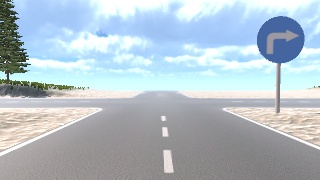
#> input picture TurnRight/img_84.jpg, 320 x 180 px, found by its file name
$ python Iota-9.py
#> lines starting #> are read from the running program, lines starting #| are printed output that depends on the picture; after the words box and inside, x2 and y2 are one past the last pixel; in counts of white or black regions, pixels touching at a corner belong together; long printed decimals are rounded
import cv2
import numpy as np
import math

def get_filter_arrow_image(threslold_image):
    blank_image = np.zeros_like(threslold_image)

    # dilate image to remove self-intersections error
    kernel_dilate = cv2.getStructuringElement(cv2.MORPH_RECT, (2, 2))
    threslold_image = cv2.dilate(threslold_image, kernel_dilate, iterations=1)

    contours, hierarchy = cv2.findContours(threslold_image, cv2.RETR_TREE, cv2.CHAIN_APPROX_SIMPLE)

    if hierarchy is not None:

        threshold_distnace = 1000

        for cnt in contours:
            hull = cv2.convexHull(cnt, returnPoints=False)
            defects = cv2.convexityDefects(cnt, hull)

            if defects is not None:
                for i in range(defects.shape[0]):
                    start_index, end_index, farthest_index, distance = defects[i, 0]

                    # you can add more filteration based on this start, end and far point
                    # start = tuple(cnt[start_index][0])
                    # end = tuple(cnt[end_index][0])
                    # far = tuple(cnt[farthest_index][0])

                    if distance > threshold_distnace:
                        cv2.drawContours(blank_image, [cnt], -1, 255, -1)

        return blank_image
    else:
        return None


def get_length(p1, p2):
    line_length = ((p1[0] - p2[0]) ** 2 + (p1[1] - p2[1]) ** 2) ** 0.5
    return line_length


def get_max_distace_point(cnt):
    max_distance = 0
    max_points = None
    for [[x1, y1]] in cnt:
        for [[x2, y2]] in cnt:
            distance = get_length((x1, y1), (x2, y2))

            if distance > max_distance:
                max_distance = distance
                max_points = [(x1, y1), (x2, y2)]

    return max_points


def angle_beween_points(a, b):
    arrow_slope = (a[0] - b[0]) / (a[1] - b[1])
    arrow_angle = math.degrees(math.atan(arrow_slope))
    return arrow_angle


def get_arrow_info(arrow_image):
    arrow_info_image = cv2.cvtColor(arrow_image.copy(), cv2.COLOR_GRAY2BGR)
    contours, hierarchy = cv2.findContours(arrow_image, cv2.RETR_EXTERNAL, cv2.CHAIN_APPROX_SIMPLE)
    arrow_info = []
    if hierarchy is not None:

        for cnt in contours:
            # draw single arrow on blank image
            blank_image = np.zeros_like(arrow_image)
            cv2.drawContours(blank_image, [cnt], -1, 255, -1)

            point1, point2 = get_max_distace_point(cnt)

            angle = angle_beween_points(point1, point2)
            lenght = get_length(point1, point2)
            print("Arrow Sign Angle:",angle)
            print("Arrow Sign Length:",lenght)

            cv2.line(arrow_info_image, point1, point2, (0, 255, 255), 1)

            cv2.circle(arrow_info_image, point1, 2, (255, 0, 0), 3)
            cv2.circle(arrow_info_image, point2, 2, (255, 0, 0), 3)

            cv2.putText(arrow_info_image, "angle : {0:0.2f}".format(angle),
                        point2, cv2.FONT_HERSHEY_PLAIN, 0.8, (0, 0, 255), 1)
            cv2.putText(arrow_info_image, "lenght : {0:0.2f}".format(lenght),
                        (point2[0], point2[1] + 20), cv2.FONT_HERSHEY_PLAIN, 0.8, (0, 0, 255), 1)

        return arrow_info_image, arrow_info
    else:
        return None, None

def blue_sign(image):
    hsv = cv2.cvtColor(image, cv2.COLOR_BGR2HSV)
    lower_blue = np.array([110,50,50])
    upper_blue = np.array([130,255,255])

    # Here we are defining range of bluecolor in HSV
    # This creates a mask of blue coloured
    # objects found in the frame.
    mask = cv2.inRange(hsv, lower_blue, upper_blue)

    # The bitwise and of the frame and mask is done so
    # that only the blue coloured objects are highlighted
    # and stored in res
    res = cv2.bitwise_and(image,image, mask= mask)
    blue_ratio = np.sum(mask) / (mask.size * 255)
    if blue_ratio > 0.01:
        return res
    else:
        return image
    # return res

def apply_roi(img, roi):
    # resize ROI to match the original image size
    roi = cv2.resize(src=roi, dsize=(img.shape[1], img.shape[0]))

    assert img.shape[:2] == roi.shape[:2]

    # scale ROI to [0, 1] => binary mask
    thresh, roi = cv2.threshold(roi, thresh=128, maxval=1, type=cv2.THRESH_BINARY)

    # apply ROI on the original image
    new_img = img * roi
    return new_img

def region_selection(image):
	mask = np.zeros_like(image)
	if len(image.shape) > 2:
		channel_count = image.shape[2]
		ignore_mask_color = (255,) * channel_count
	else:
		ignore_mask_color = 255
    # Bottom-left corner: (230, 80)
    # Bottom-right corner: (320, 80)
    # Top-right corner: (320, 0)
    # Top-left corner: (230, 0)
	vertices = np.array([[(230, 80), (320, 80), (320, 0), (230, 0)]], dtype=np.int32)
	masked_image = cv2.fillPoly(mask, vertices, ignore_mask_color)
	masked_image = cv2.bitwise_and(image, mask)
	return masked_image

def draw_circle(image):
    roi = region_selection(image)
    image = apply_roi(image , roi)
    cv2.imshow("Mask",image)
    # Convert to grayscale.
    gray = cv2.cvtColor(image, cv2.COLOR_BGR2GRAY)

    # Blur using 3 * 3 kernel.
    gray_blurred = cv2.blur(gray, (3, 3))

    # Apply Hough transform on the blurred image.
    detected_circles = cv2.HoughCircles(gray_blurred,
                    cv2.HOUGH_GRADIENT, 1, 20, param1 = 50,
                param2 = 30, minRadius = 1, maxRadius = 40)
    mask = np.zeros_like(image)
    # Draw circles that are detected.
    if detected_circles is not None:

        # Convert the circle parameters a, b and r to integers.
        detected_circles = np.uint16(np.around(detected_circles))

        for pt in detected_circles[0, :]:
            a, b, r = pt[0], pt[1], pt[2]

            # Draw the circumference of the circle.
            cv2.circle(mask, (a, b), r, (255, 255, 255), -1)

            # Draw a small circle (of radius 1) to show the center.
            # cv2.circle(img, (a, b), 1, (0, 0, 255), 3)
        mask_gray = cv2.cvtColor(mask, cv2.COLOR_BGR2GRAY)
        result = cv2.bitwise_and(image, image, mask=mask_gray)
        for pt in detected_circles[0, :]:
            cv2.circle(result, (a, b), 1, (0, 0, 255), 3)
        print('x=',a)
        print('y=',b)
        return result
    return img

def arrow(image):
    gray_image = cv2.cvtColor(image, cv2.COLOR_BGR2GRAY)
    _, thresh_image = cv2.threshold(gray_image, 100, 255, cv2.THRESH_BINARY_INV)
    arrow_image = get_filter_arrow_image(thresh_image)
    if arrow_image is not None:
        arrow_info_image, arrow_info = get_arrow_info(arrow_image)
        return arrow_info_image

img = cv2.imread('/workspace/TurnRight/img_84.jpg', cv2.IMREAD_COLOR)
#> img is the input picture: shape (180, 320, 3); mean B, G, R 201.4, 191.8, 177.7
# [4 lines of commented-out code are left out]
circle = draw_circle(img)
#> in region_selection, `masked_image = cv2.fillPoly(mask, vertices, ignore_mask_color)`:
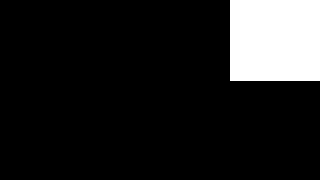
#> mask: shape (180, 320, 3); 12.7% white; 1 white region, box (x1, y1, x2, y2) and area: (230, 0, 320, 81) 7290
#> in draw_circle, `gray = cv2.cvtColor(image, cv2.COLOR_BGR2GRAY)`:
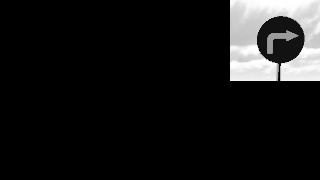
#> gray: shape (180, 320); min 0, max 255, mean 22.9
#> in draw_circle, `detected_circles = cv2.HoughCircles(gray_blurred, cv2.HOUGH_GRADIENT, ..`: detected_circles = [[279.5, 39.5, 23.6]]
#> in draw_circle, `detected_circles = np.uint16(np.around(detected_circles))`: detected_circles = [[280, 40, 24]]
#> the loop in draw_circle, `for pt in detected_circles[0, :]:` made 1 pass
#> after the loop in draw_circle, `for pt in detected_circles[0, :]:`: mask: shape (180, 320, 3); 3.1% white; 1 white region, box (x1, y1, x2, y2) and area: (256, 16, 305, 65) 1793
#> in draw_circle, `result = cv2.bitwise_and(image, image, mask=mask_gray)`:
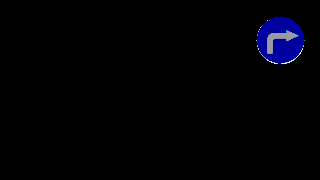
#> result: shape (180, 320, 3); mean B, G, R 5, 1, 0.9
#> the loop in draw_circle, `for pt in detected_circles[0, :]:` made 1 pass
#> after the loop in draw_circle, `for pt in detected_circles[0, :]:`: result: shape (180, 320, 3); 0.04% of pixels changed, all inside (x1, y1, x2, y2) = (277, 37, 284, 44)
#| x= 280
#| y= 40
blue = blue_sign(circle)
#> in blue_sign, `hsv = cv2.cvtColor(image, cv2.COLOR_BGR2HSV)`: hsv: shape (180, 320, 3); mean H, S, V 3.7, 6.7, 5.1
#> in blue_sign, `mask = cv2.inRange(hsv, lower_blue, upper_blue)`:
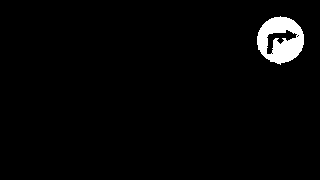
#> mask: shape (180, 320); 2.5% white; 1 white region, box (x1, y1, x2, y2) and area: (257, 16, 304, 65) 1459
#> in blue_sign, `blue_ratio = np.sum(mask) / (mask.size * 255)`: blue_ratio = 0.0253
arrow_dir = arrow(circle)
#> in arrow, `_, thresh_image = cv2.threshold(gray_image, 100, 255, cv2.THRESH_BINAR..`:
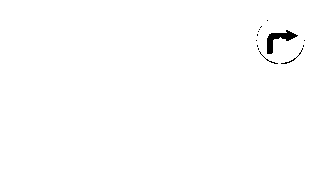
#> thresh_image: shape (180, 320); 99.4% white; 13 black regions (10 under 20 px), largest, box (x1, y1, x2, y2) and area: (267, 30, 298, 54) 266, (281, 48, 303, 64) 32, (259, 51, 278, 64) 23
#> in get_filter_arrow_image, `kernel_dilate = cv2.getStructuringElement(cv2.MORPH_RECT, (2, 2))`: kernel_dilate = [[1, 1], [1, 1]]
#> in get_filter_arrow_image, `threslold_image = cv2.dilate(threslold_image, kernel_dilate, iteration..`:
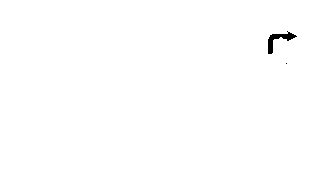
#> threslold_image: shape (180, 320); 99.6% white; 2 black regions (1 under 20 px)
#> in get_filter_arrow_image, `contours, hierarchy = cv2.findContours(threslold_image, cv2.RETR_TREE,..`: contours = 4 contours, 2 with area under 20; largest, box (x1, y1, x2, y2) and area: (0, 0, 320, 180) 57101, (267, 31, 298, 55) 250
#> the loop in get_filter_arrow_image, `for cnt in contours:` made 4 passes
#> (cnt, hull) on passes 1, 2, 4: ([[0, 0], [0, 179], [319, 179], [319, 0]], [3, 2, 1, 0]), ([[285, 63], [286, 62], [287, 63], [286, 64]], [0, 1, 2, 3]), ([[286, 31], [287, 30], [288, 31], [287, 32]], [0, 1, 2, 3])
#> hull on pass 3: [1, 2, 8, 9, 10, 29, 30, 31, 32, 36, 37, 39]
#> after the loop in get_filter_arrow_image, `for cnt in contours:`: blank_image: shape (180, 320); 0.51% white; 1 white region, box (x1, y1, x2, y2) and area: (267, 31, 298, 55) 296
#> in get_arrow_info, `arrow_info_image = cv2.cvtColor(arrow_image.copy(), cv2.COLOR_GRAY2BGR)`: arrow_info_image: shape (180, 320, 3); 0.51% white; 1 white region
#> in get_arrow_info, `contours, hierarchy = cv2.findContours(arrow_image, cv2.RETR_EXTERNAL,..`: contours = 1 contour; box (x1, y1, x2, y2) and area: (267, 31, 298, 55) 251
#> the loop in get_arrow_info, `for cnt in contours:` made 1 pass
#| Arrow Sign Angle: -60.461
#| Arrow Sign Length: 34.482
#> after the loop in get_arrow_info, `for cnt in contours:`:
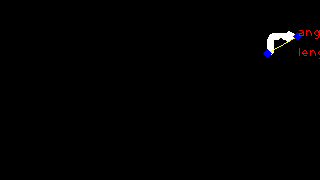
#> arrow_info_image: shape (180, 320, 3); mean B, G, R 1.5, 1.2, 1.7
cv2.imshow("Detected Circle",circle)
cv2.imshow("Detected Blue",blue)
cv2.imshow("Detected Arrow Dir",arrow_dir)
cv2.waitKey(0)

$ run again, with TurnLeft/img_47.jpg copied over TurnRight/img_84.jpg
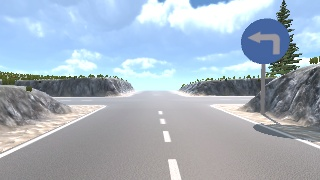
#> input picture TurnLeft/img_47.jpg, 320 x 180 px, found by its file name
#> img is the input picture: shape (180, 320, 3); mean B, G, R 191.3, 178.2, 164.7
#> in draw_circle, `detected_circles = cv2.HoughCircles(gray_blurred, cv2.HOUGH_GRADIENT, ..`: detected_circles = [[264.5, 41.5, 23.9]]
#> in draw_circle, `detected_circles = np.uint16(np.around(detected_circles))`: detected_circles = [[264, 42, 24]]
#> the loop in draw_circle, `for pt in detected_circles[0, :]:` made 1 pass
#> mask_gray: shape (180, 320); 3.1% white; 1 white region, box (x1, y1, x2, y2) and area: (240, 18, 289, 67) 1793
#> the loop in draw_circle, `for pt in detected_circles[0, :]:` made 1 pass
#| x= 264
#| y= 42
#> hsv: shape (180, 320, 3); mean H, S, V 3.6, 6.5, 5
#> blue_ratio = 0.0242
#> thresh_image: shape (180, 320); 99.4% white; 10 black regions (8 under 20 px), largest, box (x1, y1, x2, y2) and area: (248, 32, 280, 54) 265, (242, 50, 262, 66) 43
#> kernel_dilate = [[1, 1], [1, 1]]
#> in get_filter_arrow_image, `threslold_image = cv2.dilate(threslold_image, kernel_dilate, iteration..`:
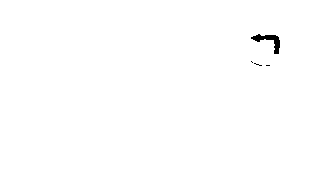
#> threslold_image: shape (180, 320); 99.6% white; 4 black regions (3 under 20 px)
#> in get_filter_arrow_image, `contours, hierarchy = cv2.findContours(threslold_image, cv2.RETR_TREE,..`: contours = 8 contours, 6 with area under 20; largest, box (x1, y1, x2, y2) and area: (0, 0, 320, 180) 57101, (250, 33, 281, 55) 248
#> the loop in get_filter_arrow_image, `for cnt in contours:` made 8 passes
#> hull on passes 2, 3, 4, 5, 8: [0, 1, 2, 3, 4, 5], [0, 1, 2, 3, 4, 5], [0, 1, 2, 3, 4, 5], [0, 1, 2, 3, 4, 5], [1, 2, 6, 8, 9, 11, 12, 14, 15, 16, 40, 41, 42, 43, 45]
#> in get_arrow_info, `contours, hierarchy = cv2.findContours(arrow_image, cv2.RETR_EXTERNAL,..`: contours = 1 contour; box (x1, y1, x2, y2) and area: (250, 33, 281, 55) 250
#> the loop in get_arrow_info, `for cnt in contours:` made 1 pass
#> (printed output is left out)
#> after the loop in get_arrow_info, `for cnt in contours:`:
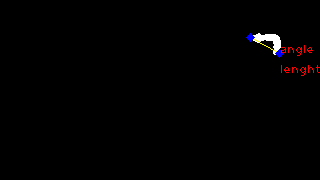
#> arrow_info_image: shape (180, 320, 3); mean B, G, R 1.5, 1.2, 2
